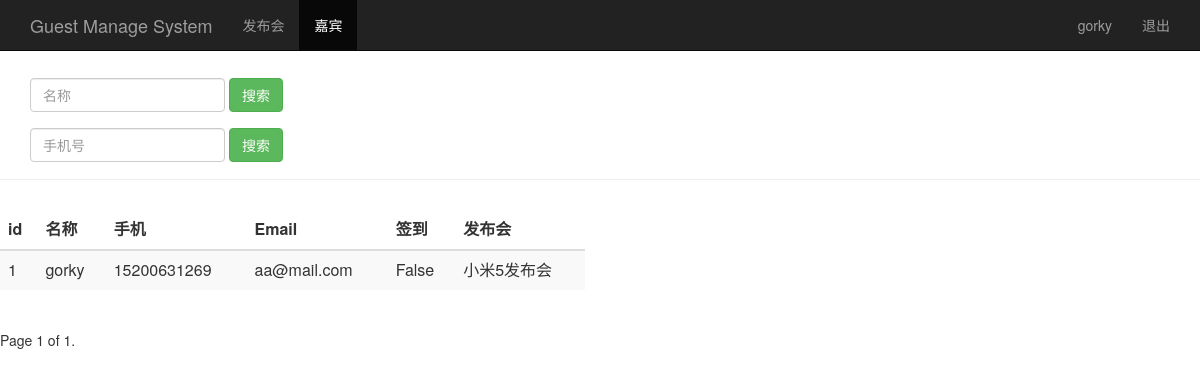
The page /guest_manage/ (signed in) on the database its author committed.
### sign/models.py (models this page shows, shortened)
class Guest(models.Model):
    event = models.ForeignKey(Event, on_delete=models.CASCADE)
    realname = models.CharField(max_length=64)
    phone = models.CharField(max_length=16)
    email = models.EmailField()
    sign = models.BooleanField()
    create_time = models.DateTimeField(auto_now=True)
    class Meta:
        unique_together = ("event", "phone")

class Event(models.Model):
    name = models.CharField(max_length=100)  #发布会标题
    limit = models.IntegerField()  # 参加人数
    status = models.BooleanField()  # 状态
    address = models.CharField(max_length=200)  # 地点
    start_time = models.DateTimeField('events_time')  # 发布会时间
    create_time = models.DateTimeField(auto_now=True)  # 创建时间
    def __str__(self):
        return self.name

### sign/views.py (the view)
# urls.py: path('guest_manage/', views.guest_manage),
@login_required
def guest_manage(request):
    username = request.session.get('user', '')
    guest_list = Guest.objects.all()
    paginator = Paginator(guest_list, 2)
    page = request.GET.get('page')
    try:
        contacts = paginator.page(page)
    except PageNotAnInteger:
        contacts = paginator.page(1)
    except EmptyPage:
        """If page is out of range (e.g. 9999), deliver last page of results."""
        contacts = paginator.page(paginator.num_pages)
    return render(request, "guest_manage.html", {"user": username, "guests": contacts})

### sign/templates/guest_manage.html (shortened to what this page needs)
<html lang="zh-CH">
<head>
    {% load bootstrap3 %}
    {% bootstrap_css %}
</head>
<body role="document">
    <nav class="navbar navbar-inverse navbar-fixed-top">
       <div class="container">
           <div class="navbar-header">
             <a class="navbar-brand" href="/event_manage/">Guest Manage System</a>
           </div>
           <div id="navbar" class="collapse navbar-collapse">
              <ul class="nav navbar-nav">
                 <li>
                     <a href="/event_manage/">发布会</a>
                 </li>
                 <li class="active">
                     <a href="#">嘉宾</a>
                 </li>
              </ul>
              <ul class="nav navbar-nav navbar-right">
                 <li>
                     <a href="#">{{user}}</a>
                 </li>
                 <li>
                     <a href="/logout/">退出</a>
                 </li>
              </ul>
           </div>
       </div>
    </nav>
    <div class="page-header" style="padding-top: 30px;">
        <div id="navbar1" class="navbar-collapse collapse">
            <form class="navbar-form" method="get" action="/search_guest/">
                <div class="form-group">
                    <input name="name" type="text" placeholder="名称" class="form-control">
                </div>
                <button type="submit" class="btn btn-success">搜索</button>
            </form>
        </div>
        <div id="navbar2" class="navbar-collapse collapse">
            <form class="navbar-form" method="get" action="/search_phone/">
                <div class="form-group">
                    <input name="phone" type="text" placeholder="手机号" class="form-control">
                </div>
                <button type="submit" class="btn btn-success">搜索</button>
            </form>
        </div>
    </div>
    <div class="row" style="padding-top: 10px;">
       <div class="col-md-6">
          <table class="table table-striped">
             <thead>
                <tr>
                   <th>id</th>
                   <th>名称</th>
                   <th>手机</th>
                   <th>Email</th>
                   <th>签到</th>
                   <th>发布会</th>
                </tr>
             </thead>
             <tbody>
             {% for guest in guests %}
                <tr>
                    <td>{{ guest.id }}</td>
                    <td>{{ guest.realname }}</td>
                    <td>{{ guest.phone }}</td>
                    <td>{{ guest.email }}</td>
                    <td>{{ guest.sign }}</td>
                    <td>{{ guest.event }}</td>
                </tr>
             {% endfor %}
             </tbody>
          </table>
       </div>
    </div>
    <div class="pagination">
       <span class="step-links">
            <span class="current">
                Page {{ guests.number }} of {{ guests.paginator.num_pages }}.
            </span>
       </span>
    </div>
</body>
</html>

### rows shown on the page
Guest: id "1", realname "gorky", phone "15200631269", email "aa@mail.com", sign "False", event "小米5发布会"

### other values the page prints
{{ user }} "gorky"
{{ guests.number }} "1"
{{ guests.paginator.num_pages }} "1"
